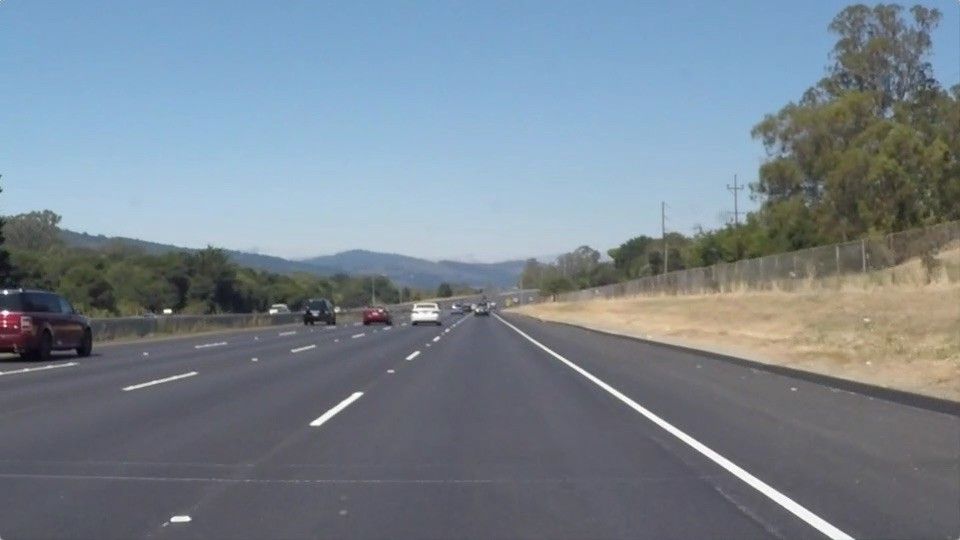
#> input picture image.jpg, 960 x 540 px, given in place of video.avi, which was not available
$ python test.py
#> lines starting #> are read from the running program, lines starting #| are printed output that depends on the picture; after the words box and inside, x2 and y2 are one past the last pixel; in counts of white or black regions, pixels touching at a corner belong together; pictures that were not available may be replaced by others from this repository, and a replacement may not be noted
import cv2
import numpy as np

cap = cv2.VideoCapture('video.avi')
#cap = cv2.VideoCapture(0)

while True:
	_, frame = cap.read()
#> frame is the input picture: shape (540, 960, 3); mean B, G, R 143.7, 132.5, 120.3

	img = cv2.imread('video.avi',0)
	#edges = cv2.Canny(frame,150,150)
	blurred = cv2.blur(frame,(7,7))
	edges = cv2.Canny(blurred, 100, 90)
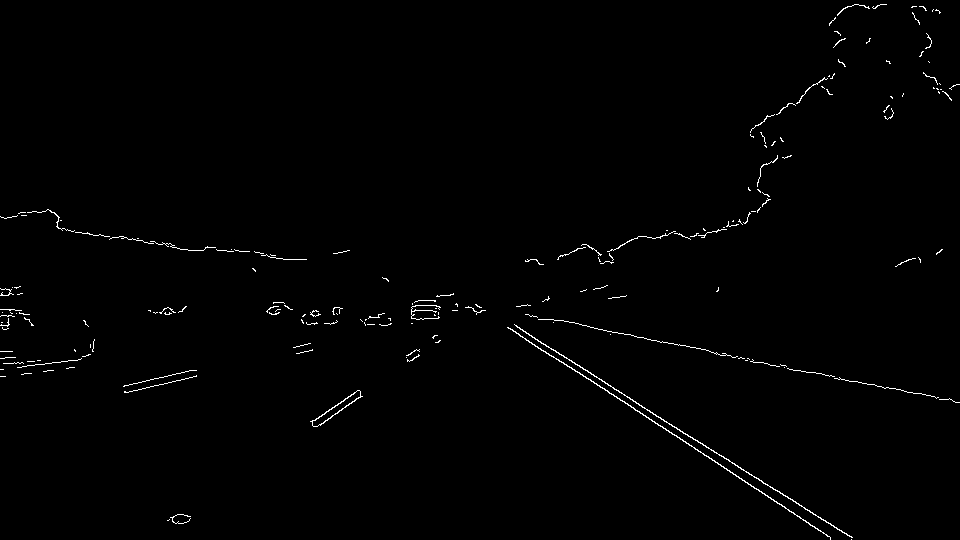
#> edges: shape (540, 960); 0.83% white in thin lines or dots

	# gray = cv2.cvtColor(img,cv2.COLOR_BGR2GRAY)
	# edges = cv2.Canny(cv2.cvtColor(img,cv2.COLOR_BGR2GRAY),50,150,apertureSize = 3)

	#Defining region of interest
	#Size of image is 720 by 1280
	roi = edges[380:650, 480:800]
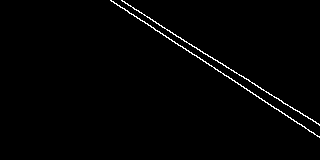
#> roi: shape (160, 320); 1.3% white in thin lines or dots, all inside (x1, y1, x2, y2) = (110, 0, 320, 138)


	#Applying Hough Transformation
	minLineLength = 500
	maxLineGap = 30
	lines = cv2.HoughLinesP(roi,1,np.pi/180,100,minLineLength,maxLineGap)
#> lines = [[222, 73, 275, 108], [210, 56, 261, 88], [180, 45, 215, 68], [166, 29, 210, 57], [110, 0, 152, 27]]
	# print len(lines)

	try:
		for line in lines:
			for x1,y1,x2,y2 in line:
				x = cv2.line(roi,(x1,y1),(x2,y2),(0,255,0),2)
#> this loop made 5 passes
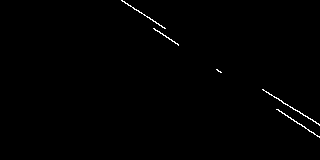
#> roi: shape (160, 320); 0.55% white in thin lines or dots, all inside (x1, y1, x2, y2) = (121, 0, 320, 138)

	except TypeError:
		pass
	# [6 lines of commented-out code are left out]
	cv2.imshow('sobely', roi)
	# cv2.imwrite('test1.img', roi)


	k = cv2.waitKey(1)
#> (key q is pressed here)
	if k == 35:
	 	break

cv2.destroyAllWindows()
cap.release()


# [17 lines of commented-out code are left out]
